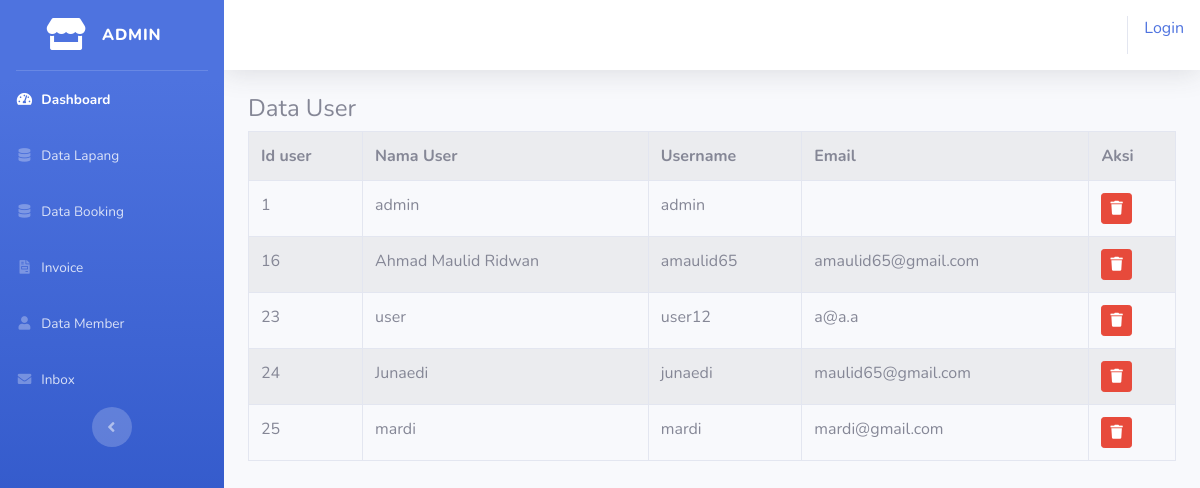
Screenshot of /index.php/admin/data_member with the database file from the repository.
### tables this page shows
CREATE TABLE `tb_user` (
  `id` int(11) NOT NULL,
  `nama` varchar(50) NOT NULL,
  `username` varchar(20) NOT NULL,
  `email` varchar(30) NOT NULL,
  `password` varchar(20) NOT NULL,
  `role_id` tinyint(1) NOT NULL
);

### application/controllers/admin/data_member.php (called while the page is built, shortened)
<?php
class Data_member extends CI_Controller{
	function __construct(){
		$this->load->model('model_member');
                $this->load->helper('url');
	}
	function index(){
		$data['user'] = $this->model_member->tampil_data()->result();
		$this->load->view('templates_admin/header');
		$this->load->view('templates_admin/sidebar');
		$this->load->view('admin/data_user', $data);
		$this->load->view('templates_admin/footer');
	}
}
?>

### index.php (called while the page is built, shortened)
<?php
require_once BASEPATH.'core/CodeIgniter.php';

### application/models/model_member.php (called while the page is built)
<?php
class model_member extends CI_Model{
	function tampil_data(){
		return $this->db->get('tb_user');
	}
}

### application/views/admin/data_user.php (the view, shortened to what this page needs)
<div class="container-fluid">
	<h4>Data User</h4>
	<table class="table table-bordered table-hover table-striped">
		<tr>
			<th>Id user</th>
			<th>Nama User</th>
			<th>Username</th>
			<th>Email</th>
			<th colspan="2">Aksi</th>
		</tr>
		<?php foreach($user as $usr){ ?>
		<tr>
			<td><?php echo $usr->id ?></td>
			<td><?php echo $usr->nama ?></td>
			<td><?php echo $usr->username ?></td>
			<td><?php echo $usr->email ?></td>
			<td onclick="javascript: return confirm('Anda Yakin Hapus?')"><?php echo anchor('admin/user/hapus/' .$usr->id, '<div class="btn btn-danger btn-sm"><i class="fas fa-trash"></i></div>') ?></td>
		</tr>
	<?php } ?>
	</table>
</div>

### rows the page displays
tb_user: id "1", nama "admin", username "admin"
tb_user: id "16", nama "Ahmad Maulid Ridwan", username "amaulid65", email "amaulid65@gmail.com"
tb_user: id "23", nama "user", username "user12", email "a@a.a"
tb_user: id "24", nama "Junaedi", username "junaedi", email "maulid65@gmail.com"
tb_user: id "25", nama "mardi", username "mardi", email "mardi@gmail.com"

### other values shown
anchor('auth/login','Login') "Login"
